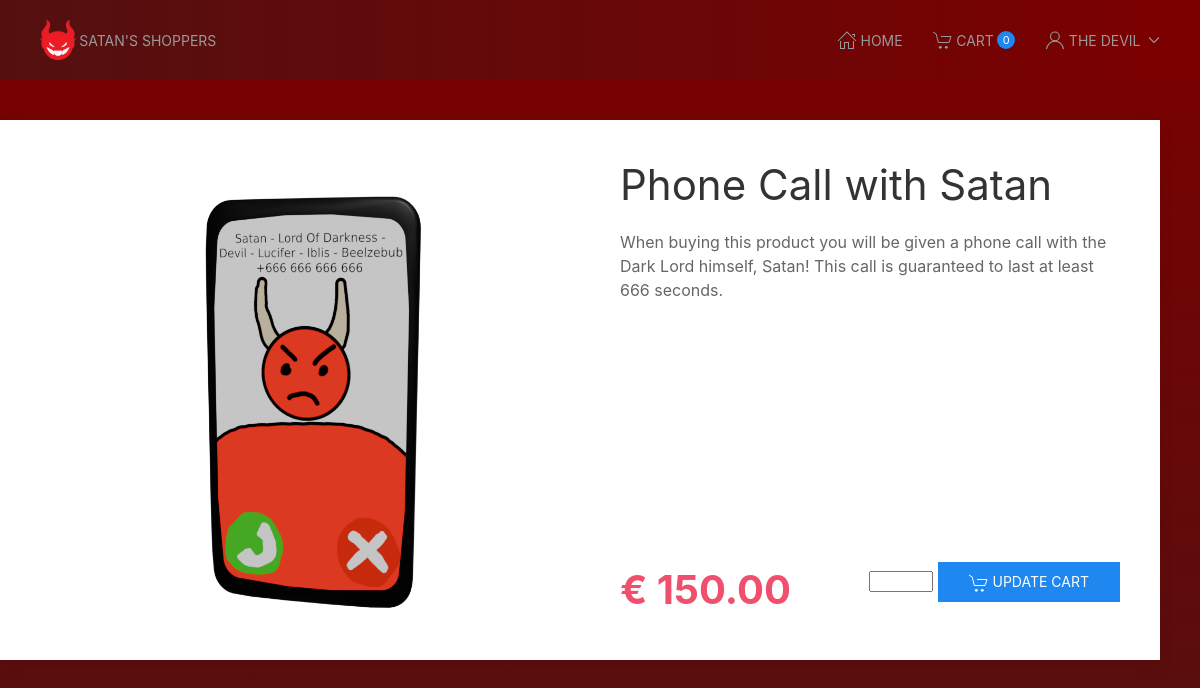
/dev/product.php?id=1 (signed in), run on the app's committed database.
### tables this page shows
CREATE TABLE `products` (
  `id` int(11) NOT NULL,
  `price` decimal(6,2) NOT NULL,
  `name` varchar(255) NOT NULL,
  `description` varchar(255) NOT NULL,
  `image` varchar(255) NOT NULL,
  `category_id` int(255) NOT NULL
);

### dev/product.php (the view)
<?php
include_once("templates/head.inc.php");
$product = null;
$quantity = 1;
if(isset($_GET['id'])){
	$statement = $conn->prepare("SELECT name, price, description, image FROM products WHERE id = ?");
	$statement->execute([$_GET['id']]);
	$product = $statement->fetch();
	if(!empty($_SESSION["username"]) || isset($_SESSION["username"])){
		$statement = $conn->prepare("SELECT id FROM users WHERE username = ?");
		$statement->execute([$_SESSION["username"]]);
		$user_id = $statement->fetch();
		if(!empty($user_id)){
			$statement = $conn->prepare("SELECT id FROM `shopping-cart` WHERE user_id = ?");
			$statement->execute([$user_id['id']]);
			$cart_id = $statement->fetch();
			if(!empty($cart_id)){
				$statement = $conn->prepare("SELECT amount FROM `cart-items` WHERE cart_id = ? AND product_id = ?");
				$statement->execute([$cart_id['id'], $_GET['id']]);
				$quantity = $statement->fetch();
			}
		}
	}
}
?>
      <main class="uk-container uk-padding">
         <div class="uk-grid">
            <section class="uk-width-1">
               <div class="uk-grid uk-card uk-card-default">
                  <section class="uk-width-1-2 uk-card-media-left">
<?php if(!empty($product) && isset($product)): ?>
                     <img src="<?= 'img/' . $product['image']; ?>" class="" alt="" title="" />
                  </section>
                  <section class="uk-width-1-2 uk-card-body uk-flex uk-flex-column uk-flex-between">
                     <div class="">
                        <h1><?= $product['name']; ?></h1>
                        <p class="">
<?= $product["description"]; ?>
                        </p>
                     </div>
                     <div class="uk-flex uk-flex-between uk-flex-middle">
                        <div class="price-block">
                           <p class="product-view__price uk-text-bold uk-text-danger uk-text-left uk-text-bolder">&euro; <?= $product["price"]; ?></p>
                        </div>
                        <div>
<?php if(!empty($_SESSION["username"])):  ?>
			   <form method="POST" action="src/Formhandlers/Product_handler.php?id=<?= $_GET['id'] ?>" "uk-width-1-1 uk-flex uk-flex-center">
			   <input type="number" name="quantity" value="<?= $quantity; ?>" min="1" max="666">
                           <button class="uk-button uk-button-primary" type="submit">
                              <span uk-icon="icon: cart"></span>
                              Update Cart
                           </button>
</form>
<?php endif; ?>
                        </div>
                     </div>
<?php
else:
	echo "<h1><br>Product not found</h1><br><br><br><br><br><br><br><br><br><br><br><br><br><br><br><br><br><br>";
endif;
?>
                  </section>
               </div>
            </section>
         </div>
      </main>
<?php
include_once("templates/foot.inc.php");

### dev/css/style.css (style rules this page uses)
.product-view__price { font-size: 2.5rem; margin: 0; }

### data on the page
products: image (picture), name "Phone Call with Satan", description "When buying this product you will be given a phone call with the Dark Lord himself, Satan! This call is guaranteed to last at least 666 seconds.", price "150.00"

### other printed values
$total_products['SUM(amount)'] "0"
$_SESSION["username"] "THE DEVIL"
